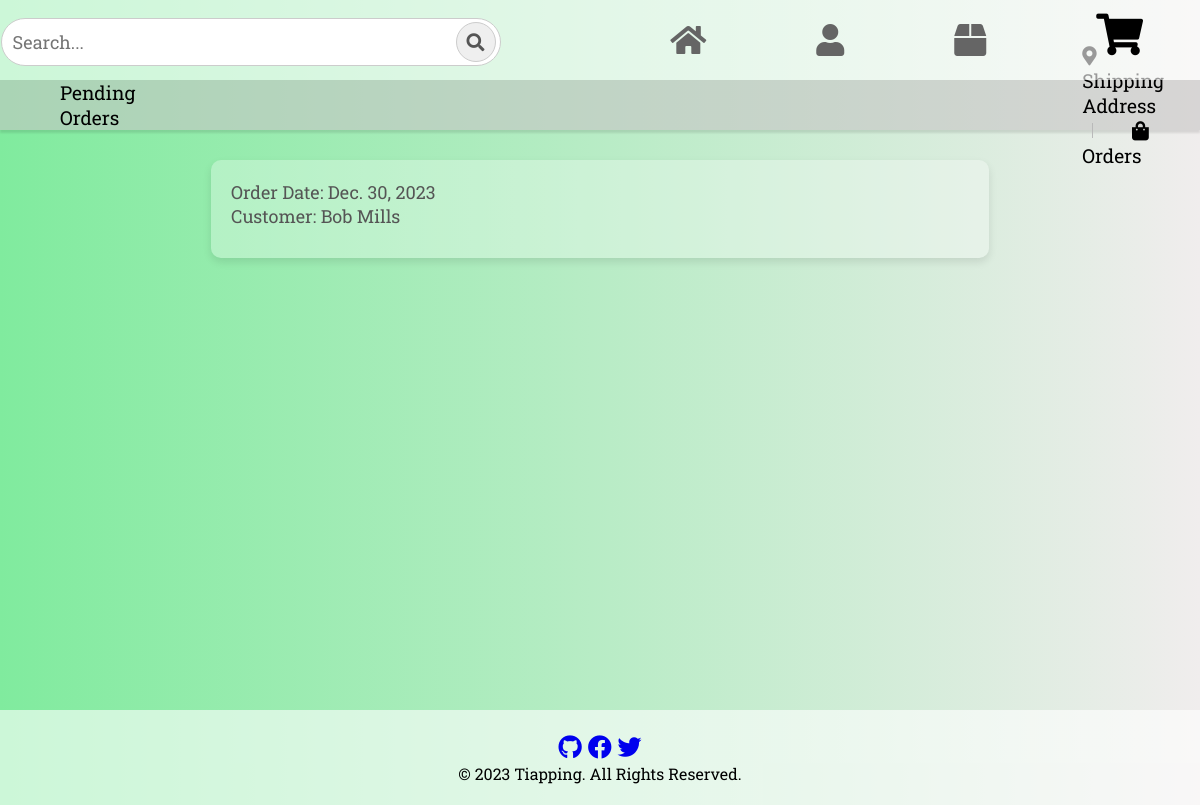
/orders/, run on an earlier commit of the app's database.
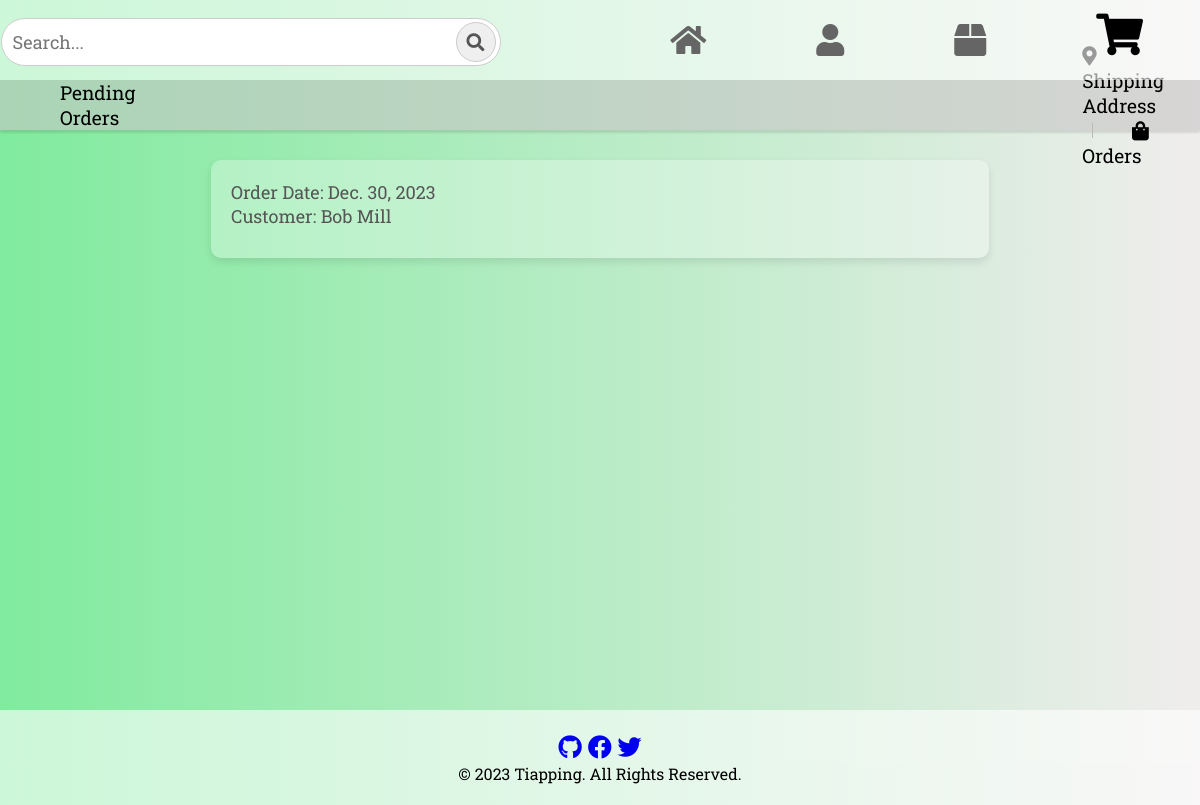
And on a later commit of the database.
### application/models.py (models this page shows, shortened)
class BaseModel(models.Model):
    created_at = models.DateTimeField(auto_now_add=True)
    updated_at = models.DateTimeField(auto_now=True)
    class Meta:
        abstract = True

class Order(BaseModel):
    order_date = models.DateField()
    customer = models.ForeignKey(Customer, on_delete=models.CASCADE)

class Customer(BaseModel):
    name = models.CharField(max_length=255)
    email = models.EmailField(unique=True)
    def __str__(self):
        return self.name

### application/views.py (the view)
# urls.py: path('orders/', OrderListView.as_view(), name='order-list'),
class OrderListView(ListView):
    model = Order
    context_object_name = 'orders'
    template_name = 'order_list.html'
    paginate_by = 10

### application/templates/order_list.html (shortened to what this page needs)
{% extends 'base.html' %}
{% load static %}
{% block navbar %}
  <section class="navbar">
    <div class="search-container">
      <input type="text" placeholder="Search...">
      <button class="search-btn"><i class="fas fa-search"></i></button>
    </div>
    <a href='{% url "home" %}' class="btn" id="active">
      <i class="fas fa-home fa-2x"></i>
    </a>
    <a href='{% url "customer-list" %}' class="btn">
      <i class="fas fa-user fa-2x"></i>
    </a>
    <a href='{% url "product-list" %}' class="btn">
      <i class="fas fa-box fa-2x"></i>
    </a>
    <a href="{% url 'cart-list' %}" class="btn home-icon">
      <i class="fas fa-shopping-cart fa-2x"></i>
    </a>
  </section>
  <div class="additional-bar">
    <p>Pending Orders</p>
    <div class="cart-options">
      <p>
        <a href='{% url "shippingaddress-list" %}' class="no-decoration black-link">
          <i class="fas fa-map-marker-alt"></i> Shipping Address
        </a>
        <a href='{% url "order-list" %}' class="no-decoration black-link">
          <i class="fas fa-shopping-bag"></i> Orders
        </a>
      </p>
    </div>
  </div>
  {% endblock navbar %}
{% block content %}
<div class="customer-container">
  <div class="customer-box" style="font-size: 18px; color: black;">
    {% for order in orders %}
      <p>
        Order Date: {{ order.order_date }}
        <br>
        Customer: {{ order.customer }}
      </p>
    {% endfor %}
  </div>
</div>
{% endblock %}

What changed in the data, as far as the page shows it:
changed through a linked row, Order: customer "Bob Mills" → "Bob Mill"
